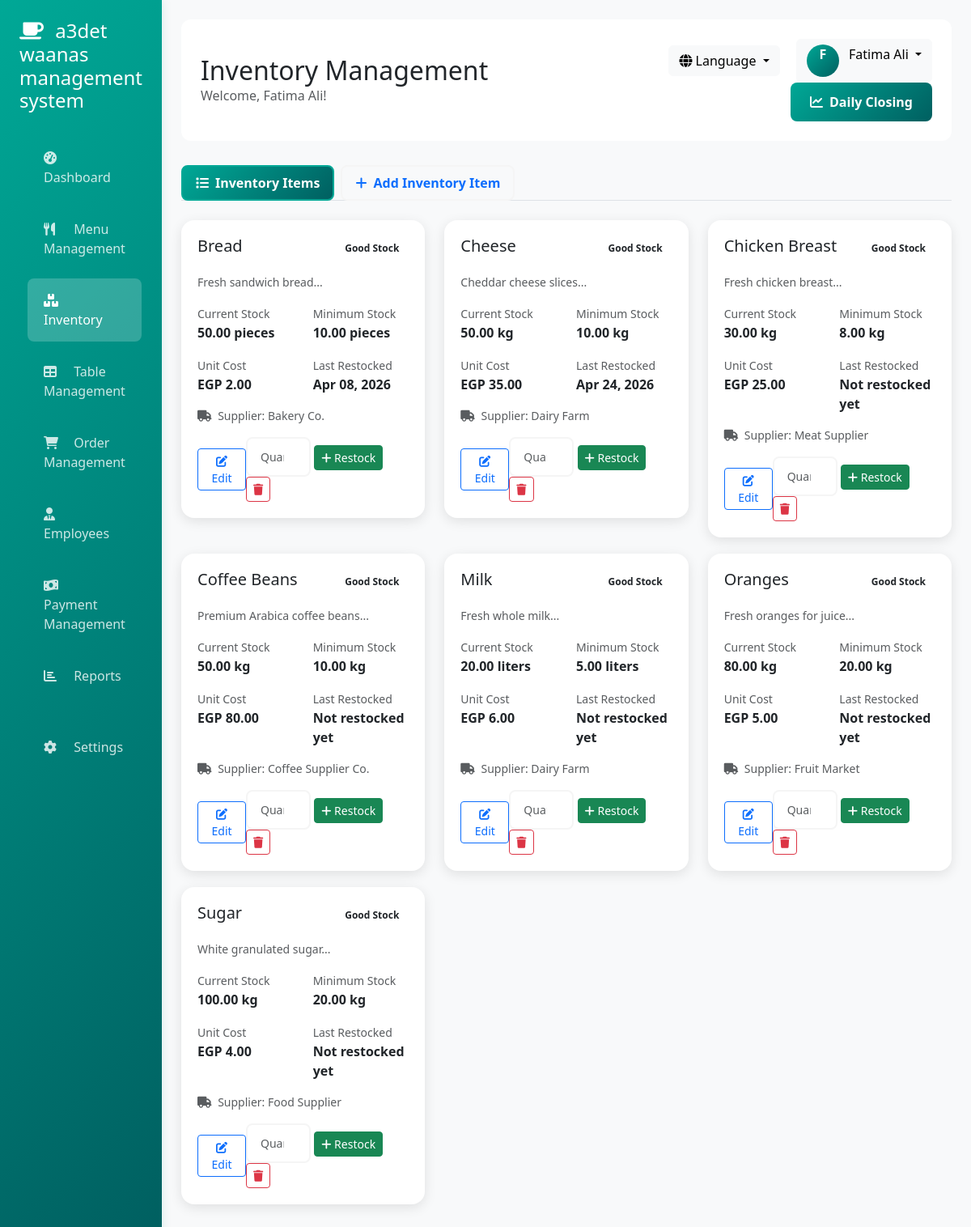
/admin/inventory_management.php (signed in), run on the app's committed database.
### tables this page shows
CREATE TABLE IF NOT EXISTS `inventory` (
  `id` int NOT NULL AUTO_INCREMENT,
  `item_name` varchar(100) NOT NULL,
  `item_name_ar` varchar(100) NOT NULL,
  `description` text,
  `current_stock` decimal(10,2) NOT NULL,
  `unit` varchar(20) NOT NULL,
  `minimum_stock` decimal(10,2) DEFAULT '0.00',
  `unit_cost` decimal(10,2) DEFAULT NULL,
  `supplier` varchar(100) DEFAULT NULL,
  `last_restocked` date DEFAULT NULL,
  `status` enum('active','inactive') DEFAULT 'active',
  `created_at` timestamp NULL DEFAULT CURRENT_TIMESTAMP,
  `updated_at` timestamp NULL DEFAULT CURRENT_TIMESTAMP ON UPDATE CURRENT_TIMESTAMP,
  PRIMARY KEY (`id`)
);

### admin/inventory_management.php (the view, shortened to what this page needs)
<?php
require_once '../config/database.php';
$lang_file = __DIR__ . '/../languages/' . $_SESSION['lang'] . '.php';
if (file_exists($lang_file)) {
    $lang = require $lang_file;
} else {
    $lang = require __DIR__ . '/../languages/en.php';
}
$is_arabic = $_SESSION['lang'] === 'ar';
if (!isset($lang['manage_inventory'])) $lang['manage_inventory'] = $is_arabic ? 'إدارة مخزون المطعم وتتبع المواد الخام' : 'Manage restaurant inventory and track raw materials';
$inventory_sql = "SELECT
    i.*,
    CASE
        WHEN i.current_stock <= i.minimum_stock THEN 'Low Stock'
        WHEN i.current_stock <= (i.minimum_stock * 1.5) THEN 'Medium Stock'
        ELSE 'Good Stock'
    END as stock_status
FROM inventory i
WHERE i.status = 'active'
ORDER BY i.item_name";
$inventory_result = $conn->query($inventory_sql);
$inventory_items = $inventory_result->fetch_all(MYSQLI_ASSOC);
?>
<!DOCTYPE html>
<html lang="<?php echo $_SESSION['lang']; ?>" dir="<?php echo $_SESSION['lang'] == 'ar' ? 'rtl' : 'ltr'; ?>">
<head>
    <link href="https://cdn.jsdelivr.net/npm/bootstrap@5.3.0/dist/css/bootstrap.min.css" rel="stylesheet">
    <link href="https://cdnjs.cloudflare.com/ajax/libs/font-awesome/6.0.0/css/all.min.css" rel="stylesheet">
    <link href="../assets/css/color-palette.css" rel="stylesheet">
</head>
<body>
    <div class="container-fluid">
        <div class="row">
            <div class="col-md-3 col-lg-2 p-0 sidebar">
                <div class="p-4">
                    <h4 class="text-white mb-4">
                        <i class="fas fa-coffee me-2"></i>
                        <?php echo $lang['login_title']; ?>
                    </h4>
                    <nav class="nav flex-column">
                        <a href="dashboard.php" class="nav-link">
                            <i class="fas fa-tachometer-alt me-2"></i>
                            <?php echo $lang['dashboard']; ?>
                        </a>
                        <a href="menu_management.php" class="nav-link">
                            <i class="fas fa-utensils me-2"></i>
                            <?php echo $lang['menu_management_nav']; ?>
                        </a>
                        <a href="inventory_management.php" class="nav-link active">
                            <i class="fas fa-boxes me-2"></i>
                            <?php echo $lang['inventory_nav']; ?>
                        </a>
                        <a href="table_management.php" class="nav-link">
                            <i class="fas fa-table me-2"></i>
                            <?php echo $lang['table_management_nav']; ?>
                        </a>
                        <a href="order_management.php" class="nav-link">
                            <i class="fas fa-shopping-cart me-2"></i>
                            <?php echo $lang['order_management_nav']; ?>
                        </a>
                        <a href="staff_management.php" class="nav-link">
                            <i class="fas fa-user-tie me-2"></i>
                            <?php echo $lang['employees']; ?>
                        </a>
                        <a href="payment_management.php" class="nav-link">
                            <i class="fas fa-money-bill-wave me-2"></i>
                            <?php echo $lang['payment_management_nav']; ?>
                        </a>
                        <a href="reports.php" class="nav-link">
                            <i class="fas fa-chart-bar me-2"></i>
                            <?php echo $lang['reports']; ?>
                        </a>
                        <a href="#" class="nav-link">
                            <i class="fas fa-cog me-2"></i>
                            <?php echo $lang['settings']; ?>
                        </a>
                    </nav>
                </div>
            </div>
            <div class="col-md-9 col-lg-10 main-content">
                <div class="header">
                    <div class="row align-items-center">
                        <div class="col-md-6">
                            <h2 class="mb-0"><?php echo $lang['inventory_management']; ?></h2>
                            <p class="text-muted mb-0">
                                <?php echo $lang['welcome']; ?>, <?php echo $_SESSION['full_name'] ?? $_SESSION['username'] ?? 'User'; ?>!
                            </p>
                        </div>
                        <div class="col-md-6 text-end">
                            <div class="dropdown d-inline-block me-3">
                                <button class="btn btn-light dropdown-toggle" type="button" data-bs-toggle="dropdown">
                                    <i class="fas fa-globe"></i> <?php echo $lang['language']; ?>
                                </button>
                            </div>
                            <div class="dropdown d-inline-block">
                                <button class="btn btn-light dropdown-toggle" type="button" data-bs-toggle="dropdown">
                                    <div class="user-avatar d-inline-block me-2">
                                        <?php echo strtoupper(substr($_SESSION['full_name'] ?? $_SESSION['username'] ?? 'U', 0, 1)); ?>
                                    </div>
                                    <?php echo $_SESSION['full_name'] ?? $_SESSION['username'] ?? 'User'; ?>
                                </button>
                            </div>
                            <a href="daily_closing_inventory.php" class="btn btn-primary ms-2">
                                <i class="fas fa-chart-line me-2"></i><?php echo $lang['daily_closing']; ?>
                            </a>
                        </div>
                    </div>
                </div>
        <ul class="nav nav-tabs mb-4" id="inventoryTabs" role="tablist">
            <li class="nav-item" role="presentation">
                <button class="nav-link active" id="items-tab" data-bs-toggle="tab" data-bs-target="#items" type="button" role="tab">
                    <i class="fas fa-list me-2"></i><?php echo $lang['inventory_items']; ?>
                </button>
            </li>
            <li class="nav-item" role="presentation">
                <button class="nav-link" id="add-item-tab" data-bs-toggle="tab" data-bs-target="#add-item" type="button" role="tab">
                    <i class="fas fa-plus me-2"></i><?php echo $lang['add_inventory_item']; ?>
                </button>
            </li>
        </ul>
        <div class="tab-content" id="inventoryTabContent">
            <div class="tab-pane fade show active" id="items" role="tabpanel">
                <div class="row">
                    <?php foreach ($inventory_items as $item): ?>
                        <div class="col-md-6 col-lg-4">
                            <div class="inventory-item-card" id="item-<?php echo $item['id']; ?>">
                                <div class="d-flex justify-content-between align-items-start mb-3">
                                    <h5 class="mb-0">
                                        <span class="item-name"><?php echo htmlspecialchars($item[$_SESSION['lang'] == 'ar' ? 'item_name_ar' : 'item_name'] ?? ''); ?></span>
                                    </h5>
                                    <span class="stock-badge stock-<?php echo strtolower(str_replace(' ', '', $item['stock_status'])); ?>">
                                        <?php echo $item['stock_status']; ?>
                                    </span>
                                </div>
                                <?php if ($item['description']): ?>
                                    <p class="text-muted small mb-3 item-description">
                                        <?php echo htmlspecialchars(substr($item['description'], 0, 100)) . '...'; ?>
                                    </p>
                                <?php endif; ?>
                                <div class="row mb-3">
                                    <div class="col-6">
                                        <small class="text-muted"><?php echo $lang['current_stock']; ?></small>
                                        <div class="fw-bold current-stock"><?php echo $item['current_stock']; ?> <?php echo $item['unit']; ?></div>
                                    </div>
                                    <div class="col-6">
                                        <small class="text-muted"><?php echo $lang['minimum_stock']; ?></small>
                                        <div class="fw-bold minimum-stock"><?php echo $item['minimum_stock']; ?> <?php echo $item['unit']; ?></div>
                                    </div>
                                </div>
                                <div class="row mb-3">
                                    <div class="col-6">
                                        <small class="text-muted"><?php echo $lang['unit_cost']; ?></small>
                                        <div class="fw-bold unit-cost"><?php echo $lang['currency_symbol'] ?? 'EGP'; ?> <?php echo number_format($item['unit_cost'], 2); ?></div>
                                    </div>
                                    <div class="col-6">
                                        <small class="text-muted"><?php echo $lang['last_restocked']; ?></small>
                                        <div class="fw-bold"><?php echo $item['last_restocked'] ? date('M d, Y', strtotime($item['last_restocked'])) : $lang['not_restocked_yet']; ?></div>
                                    </div>
                                </div>
                                <?php if ($item['supplier']): ?>
                                    <small class="text-muted d-block mb-3 item-supplier">
                                        <i class="fas fa-truck me-1"></i>
                                        <?php echo $lang['supplier']; ?>: <?php echo htmlspecialchars($item['supplier']); ?>
                                    </small>
                                <?php endif; ?>
                                <div class="d-flex justify-content-between align-items-center">
                                    <div>
                                        <button class="btn btn-sm btn-outline-primary" onclick="enableEditMode(<?php echo $item['id']; ?>)">
                                            <i class="fas fa-edit"></i> <?php echo $lang['edit']; ?>
                                        </button>
                                    </div>
                                    <div>
                                        <form method="POST" style="display: inline;">
                                            <input type="number" name="restock_quantity" class="form-control form-control-sm" placeholder="<?php echo $lang['quantity']; ?>" min="1" style="width: 80px; display: inline-block;">
                                            <button type="submit" class="btn btn-sm btn-success">
                                                <i class="fas fa-plus"></i> <?php echo $lang['restock']; ?>
                                            </button>
                                        </form>
                                        <form method="POST" style="display: inline;">
                                            <button type="submit" class="btn btn-sm btn-outline-danger" onclick="return confirm('<?php echo $lang['confirm_delete']; ?>')">
                                                <i class="fas fa-trash"></i>
                                            </button>
                                        </form>
                                    </div>
                                </div>
                            </div>
                        </div>
                    <?php endforeach; ?>
                </div>
            </div>
        </div>
    </div>
</body>
</html>

### assets/css/color-palette.css (style rules this page uses)
:root { --primary-teal: #00A896; --primary-dark-teal: #005F60; --primary-light: #F5F5F5; --primary-medium: #D3D3D3; --primary-dark: #2D2D2D; --primary-teal-rgb: 0, 168, 150; --primary-dark-teal-rgb: 0, 95, 96; --primary-light-rgb: 224, 224, 224; --primary-medium-rgb: 160, 160, 160; --primary-dark-rgb: 26, 26, 26; --gradient-primary: linear-gradient(135deg, var(--primary-teal), var(--primary-dark-teal)); --gradient-sidebar: linear-gradient(135deg, var(--primary-teal), var(--primary-dark-teal)); --gradient-card: linear-gradient(135deg, var(--primary-light), white); --gradient-hover: linear-gradient(135deg, var(--primary-teal), var(--primary-dark-teal)); --success-color: #28a745; --warning-color: #ffc107; --danger-color: #dc3545; --info-color: #17a2b8; --bg-primary: var(--primary-light); --bg-secondary: #f8f9fa; --bg-white: #ffffff; --bg-dark: var(--primary-dark); --text-primary: var(--primary-dark); --text-secondary: var(--primary-medium); --text-light: var(--primary-light); --text-white: #ffffff; --text-muted: #6c757d; --border-primary: var(--primary-teal); --border-light: var(--primary-light); --border-medium: var(--primary-medium); --border-dark: var(--primary-dark); --shadow-primary: rgba(var(--primary-teal-rgb), 0.1); --shadow-secondary: rgba(var(--primary-medium-rgb), 0.1); --shadow-dark: rgba(var(--primary-dark-rgb), 0.2); --shadow-light: rgba(255, 255, 255, 0.1); --sidebar-bg: var(--gradient-sidebar); --card-bg: var(--bg-white); --header-bg: var(--gradient-primary); --button-primary: var(--gradient-primary); --button-hover: var(--gradient-hover); --active-color: var(--primary-teal); --hover-color: var(--primary-dark-teal); --focus-color: var(--primary-teal); --disabled-color: var(--primary-medium); --hover-transform: translateY(-2px); --active-transform: translateY(0); --focus-shadow: 0 0 0 3px rgba(var(--primary-teal-rgb), 0.25); --transition-fast: 0.2s ease; --transition-normal: 0.3s ease; --transition-slow: 0.5s ease; --radius-small: 6px; --radius-medium: 8px; --radius-large: 12px; --radius-xl: 16px; --radius-round: 50px; --spacing-xs: 4px; --spacing-sm: 8px; --spacing-md: 16px; --spacing-lg: 24px; --spacing-xl: 32px; }

### admin/inventory_management.php (style rules this page uses)
body { background-color: var(--bg-secondary); font-family: 'Segoe UI', Tahoma, Geneva, Verdana, sans-serif; }
.sidebar { background: var(--gradient-sidebar); min-height: 100vh; box-shadow: 2px 0 10px var(--shadow-primary); }
.sidebar .nav-link { color: rgba(255,255,255,0.8); padding: 15px 20px; border-radius: var(--radius-medium); margin: 5px 10px; transition: var(--transition-normal); }
.sidebar .nav-link:hover, .sidebar .nav-link.active { background: rgba(255,255,255,0.2); color: var(--text-white); }
.sidebar .nav-link i { width: 25px; }
.main-content { padding: var(--spacing-lg); }
.header { background: var(--bg-white); border-radius: var(--radius-large); padding: var(--spacing-lg); box-shadow: 0 2px 10px var(--shadow-light); margin-bottom: 30px; }
.user-avatar { width: 40px; height: 40px; border-radius: var(--radius-round); background: var(--gradient-primary); display: flex; align-items: center; justify-content: center; color: var(--text-white); font-weight: bold; }
.nav-tabs .nav-link { border: 2px solid var(--border-light); border-radius: var(--radius-medium); margin-right: var(--spacing-sm); font-weight: 600; transition: var(--transition-normal); }
.nav-tabs .nav-link.active { background: var(--gradient-primary); border-color: var(--primary-teal); color: var(--text-white); }
.form-control, .form-select { border-radius: var(--radius-medium); border: 2px solid var(--border-light); padding: 12px 16px; transition: var(--transition-normal); }
.btn-primary { background: var(--gradient-primary); border: none; border-radius: var(--radius-medium); padding: 12px 24px; font-weight: 600; transition: var(--transition-normal); }
.inventory-item-card { background: white; border-radius: 16px; padding: 20px; margin-bottom: 20px; box-shadow: 0 4px 15px rgba(0, 0, 0, 0.1); transition: all 0.3s ease; }
.stock-badge { padding: 6px 12px; border-radius: 20px; font-size: 12px; font-weight: 600; }

### data on the page
inventory: item_name "Bread", stock_status "Good Stock", description "Fresh sandwich bread", current_stock "50.00", unit "pieces", minimum_stock "10.00", unit_cost "2.00", last_restocked "Apr 08, 2026", supplier "Bakery Co."
inventory: item_name "Cheese", stock_status "Good Stock", description "Cheddar cheese slices", current_stock "50.00", unit "kg", minimum_stock "10.00", unit_cost "35.00", last_restocked "Apr 24, 2026", supplier "Dairy Farm"
inventory: item_name "Chicken Breast", stock_status "Good Stock", description "Fresh chicken breast", current_stock "30.00", unit "kg", minimum_stock "8.00", unit_cost "25.00", supplier "Meat Supplier"
inventory: item_name "Coffee Beans", stock_status "Good Stock", description "Premium Arabica coffee beans", current_stock "50.00", unit "kg", minimum_stock "10.00", unit_cost "80.00", supplier "Coffee Supplier Co."
inventory: item_name "Milk", stock_status "Good Stock", description "Fresh whole milk", current_stock "20.00", unit "liters", minimum_stock "5.00", unit_cost "6.00", supplier "Dairy Farm"
inventory: item_name "Oranges", stock_status "Good Stock", description "Fresh oranges for juice", current_stock "80.00", unit "kg", minimum_stock "20.00", unit_cost "5.00", supplier "Fruit Market"
inventory: item_name "Sugar", stock_status "Good Stock", description "White granulated sugar", current_stock "100.00", unit "kg", minimum_stock "20.00", unit_cost "4.00", supplier "Food Supplier"

### other printed values
$lang['login_title'] "a3det waanas management system"
$lang['dashboard'] "Dashboard"
$lang['menu_management_nav'] "Menu Management"
$lang['inventory_nav'] "Inventory"
$lang['table_management_nav'] "Table Management"
$lang['order_management_nav'] "Order Management"
$lang['employees'] "Employees"
$lang['payment_management_nav'] "Payment Management"
$lang['reports'] "Reports"
$lang['settings'] "Settings"
$lang['inventory_management'] "Inventory Management"
$lang['welcome'] "Welcome"
$_SESSION['full_name'] "Fatima Ali"
$lang['language'] "Language"
substr($_SESSION['full_name'] ?? $_SESSION['username'] ?? 'U', 0, 1) "F"
